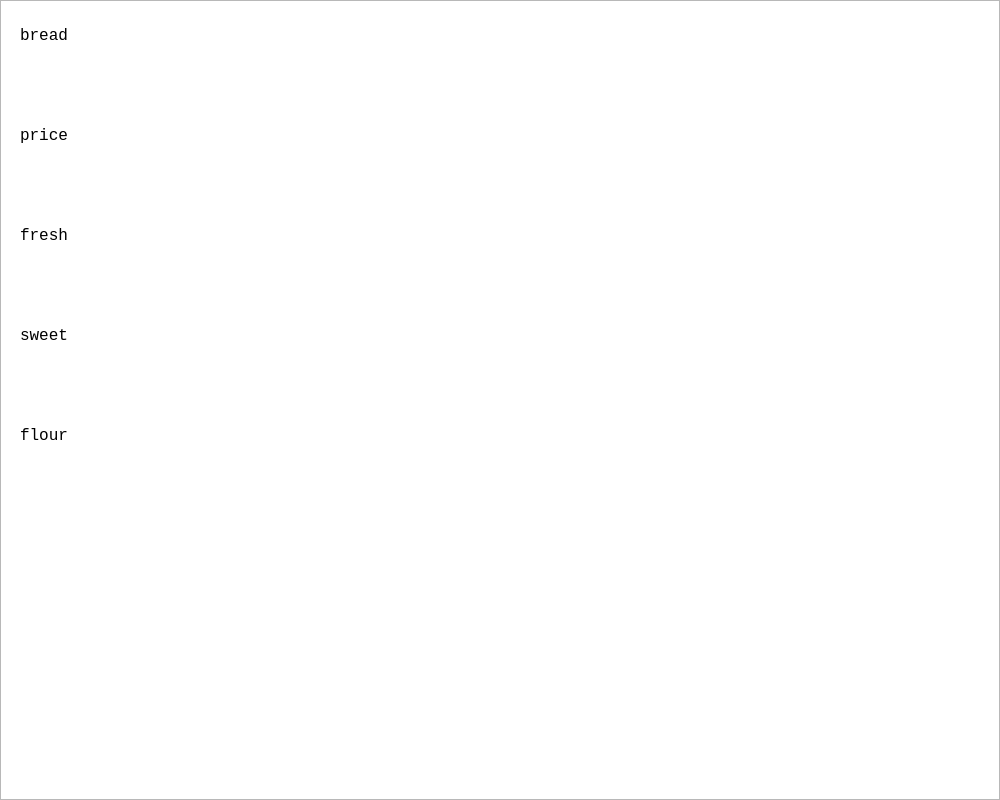
<?xml version="1.0" encoding="UTF-8"?>
<ui version="4.0">
 <class>MainWindow</class>
 <widget class="QMainWindow" name="MainWindow">
  <property name="geometry">
   <rect>
    <x>0</x>
    <y>0</y>
    <width>1000</width>
    <height>800</height>
   </rect>
  </property>
  <property name="windowTitle">
   <string>Llama learner</string>
  </property>
  <widget class="QWidget" name="centralwidget">
   <widget class="QGroupBox" name="word1">
    <property name="geometry">
     <rect>
      <x>0</x>
      <y>0</y>
      <width>390</width>
      <height>100</height>
     </rect>
    </property>
    <property name="styleSheet">
     <string notr="true">border:0;</string>
    </property>
    <property name="title">
     <string/>
    </property>
    <widget class="QLabel" name="word1label">
     <property name="geometry">
      <rect>
       <x>20</x>
       <y>20</y>
       <width>360</width>
       <height>30</height>
      </rect>
     </property>
     <property name="font">
      <font>
       <family>Consolas</family>
       <pointsize>12</pointsize>
      </font>
     </property>
     <property name="text">
      <string>bread</string>
     </property>
     <property name="alignment">
      <set>Qt::AlignLeading|Qt::AlignLeft|Qt::AlignVCenter</set>
     </property>
    </widget>
    <widget class="QLineEdit" name="word1textField">
     <property name="geometry">
      <rect>
       <x>20</x>
       <y>40</y>
       <width>340</width>
       <height>40</height>
      </rect>
     </property>
     <property name="font">
      <font>
       <family>Consolas</family>
       <pointsize>12</pointsize>
      </font>
     </property>
     <property name="styleSheet">
      <string notr="true">background-color: rgba(255, 255, 255, 0);</string>
     </property>
     <property name="frame">
      <bool>false</bool>
     </property>
    </widget>
   </widget>
   <widget class="QGroupBox" name="word2">
    <property name="geometry">
     <rect>
      <x>0</x>
      <y>100</y>
      <width>390</width>
      <height>100</height>
     </rect>
    </property>
    <property name="styleSheet">
     <string notr="true">border:0;</string>
    </property>
    <property name="title">
     <string/>
    </property>
    <widget class="QLabel" name="word2label">
     <property name="geometry">
      <rect>
       <x>20</x>
       <y>20</y>
       <width>360</width>
       <height>30</height>
      </rect>
     </property>
     <property name="font">
      <font>
       <family>Consolas</family>
       <pointsize>12</pointsize>
      </font>
     </property>
     <property name="text">
      <string>price</string>
     </property>
     <property name="alignment">
      <set>Qt::AlignLeading|Qt::AlignLeft|Qt::AlignVCenter</set>
     </property>
    </widget>
    <widget class="QLineEdit" name="word2textField">
     <property name="geometry">
      <rect>
       <x>20</x>
       <y>40</y>
       <width>340</width>
       <height>40</height>
      </rect>
     </property>
     <property name="font">
      <font>
       <family>Consolas</family>
       <pointsize>12</pointsize>
      </font>
     </property>
     <property name="styleSheet">
      <string notr="true">background-color: rgba(255, 255, 255, 0);</string>
     </property>
     <property name="frame">
      <bool>false</bool>
     </property>
    </widget>
   </widget>
   <widget class="QGroupBox" name="word3">
    <property name="geometry">
     <rect>
      <x>0</x>
      <y>200</y>
      <width>390</width>
      <height>100</height>
     </rect>
    </property>
    <property name="styleSheet">
     <string notr="true">border:0;</string>
    </property>
    <property name="title">
     <string/>
    </property>
    <widget class="QLabel" name="word3label">
     <property name="geometry">
      <rect>
       <x>20</x>
       <y>20</y>
       <width>360</width>
       <height>30</height>
      </rect>
     </property>
     <property name="font">
      <font>
       <family>Consolas</family>
       <pointsize>12</pointsize>
      </font>
     </property>
     <property name="text">
      <string>fresh</string>
     </property>
     <property name="alignment">
      <set>Qt::AlignLeading|Qt::AlignLeft|Qt::AlignVCenter</set>
     </property>
    </widget>
    <widget class="QLineEdit" name="word3textField">
     <property name="geometry">
      <rect>
       <x>20</x>
       <y>40</y>
       <width>340</width>
       <height>40</height>
      </rect>
     </property>
     <property name="font">
      <font>
       <family>Consolas</family>
       <pointsize>12</pointsize>
      </font>
     </property>
     <property name="styleSheet">
      <string notr="true">background-color: rgba(255, 255, 255, 0);</string>
     </property>
     <property name="frame">
      <bool>false</bool>
     </property>
    </widget>
   </widget>
   <widget class="QGroupBox" name="word4">
    <property name="geometry">
     <rect>
      <x>0</x>
      <y>300</y>
      <width>390</width>
      <height>100</height>
     </rect>
    </property>
    <property name="styleSheet">
     <string notr="true">border:0;</string>
    </property>
    <property name="title">
     <string/>
    </property>
    <property name="flat">
     <bool>false</bool>
    </property>
    <widget class="QLabel" name="word4label">
     <property name="geometry">
      <rect>
       <x>20</x>
       <y>20</y>
       <width>360</width>
       <height>30</height>
      </rect>
     </property>
     <property name="font">
      <font>
       <family>Consolas</family>
       <pointsize>12</pointsize>
      </font>
     </property>
     <property name="text">
      <string>sweet</string>
     </property>
     <property name="alignment">
      <set>Qt::AlignLeading|Qt::AlignLeft|Qt::AlignVCenter</set>
     </property>
    </widget>
    <widget class="QLineEdit" name="word4textField">
     <property name="geometry">
      <rect>
       <x>20</x>
       <y>40</y>
       <width>340</width>
       <height>40</height>
      </rect>
     </property>
     <property name="font">
      <font>
       <family>Consolas</family>
       <pointsize>12</pointsize>
      </font>
     </property>
     <property name="styleSheet">
      <string notr="true">background-color: rgba(255, 255, 255, 0);</string>
     </property>
     <property name="frame">
      <bool>false</bool>
     </property>
    </widget>
   </widget>
   <widget class="QGroupBox" name="word5">
    <property name="geometry">
     <rect>
      <x>0</x>
      <y>400</y>
      <width>390</width>
      <height>100</height>
     </rect>
    </property>
    <property name="styleSheet">
     <string notr="true">border:0;</string>
    </property>
    <property name="title">
     <string/>
    </property>
    <property name="flat">
     <bool>false</bool>
    </property>
    <widget class="QLabel" name="word5label">
     <property name="geometry">
      <rect>
       <x>20</x>
       <y>20</y>
       <width>360</width>
       <height>30</height>
      </rect>
     </property>
     <property name="font">
      <font>
       <family>Consolas</family>
       <pointsize>12</pointsize>
      </font>
     </property>
     <property name="text">
      <string>flour</string>
     </property>
     <property name="alignment">
      <set>Qt::AlignLeading|Qt::AlignLeft|Qt::AlignVCenter</set>
     </property>
    </widget>
    <widget class="QLineEdit" name="word5textField">
     <property name="geometry">
      <rect>
       <x>20</x>
       <y>40</y>
       <width>340</width>
       <height>40</height>
      </rect>
     </property>
     <property name="font">
      <font>
       <family>Consolas</family>
       <pointsize>12</pointsize>
      </font>
     </property>
     <property name="styleSheet">
      <string notr="true">background-color: rgba(255, 255, 255, 0);</string>
     </property>
     <property name="frame">
      <bool>false</bool>
     </property>
    </widget>
   </widget>
   <widget class="QLineEdit" name="userInput">
    <property name="geometry">
     <rect>
      <x>400</x>
      <y>700</y>
      <width>580</width>
      <height>80</height>
     </rect>
    </property>
    <property name="font">
     <font>
      <family>Consolas</family>
      <pointsize>12</pointsize>
     </font>
    </property>
    <property name="styleSheet">
     <string notr="true">background-color: rgba(255, 255, 255, 0);</string>
    </property>
    <property name="maxLength">
     <number>32768</number>
    </property>
    <property name="frame">
     <bool>false</bool>
    </property>
   </widget>
   <widget class="QTextEdit" name="background">
    <property name="geometry">
     <rect>
      <x>0</x>
      <y>0</y>
      <width>1000</width>
      <height>800</height>
     </rect>
    </property>
    <property name="focusPolicy">
     <enum>Qt::WheelFocus</enum>
    </property>
    <property name="autoFillBackground">
     <bool>true</bool>
    </property>
    <property name="styleSheet">
     <string notr="true">background-image: url(background.png);</string>
    </property>
    <property name="frameShadow">
     <enum>QFrame::Plain</enum>
    </property>
    <property name="lineWidth">
     <number>0</number>
    </property>
   </widget>
   <widget class="QTextEdit" name="outputText">
    <property name="geometry">
     <rect>
      <x>400</x>
      <y>20</y>
      <width>580</width>
      <height>660</height>
     </rect>
    </property>
    <property name="font">
     <font>
      <family>Consolas</family>
     </font>
    </property>
    <property name="focusPolicy">
     <enum>Qt::NoFocus</enum>
    </property>
    <property name="styleSheet">
     <string notr="true">background-color: rgba(255, 255, 255, 0);</string>
    </property>
    <property name="frameShape">
     <enum>QFrame::NoFrame</enum>
    </property>
    <property name="frameShadow">
     <enum>QFrame::Plain</enum>
    </property>
    <property name="lineWidth">
     <number>0</number>
    </property>
    <property name="horizontalScrollBarPolicy">
     <enum>Qt::ScrollBarAlwaysOff</enum>
    </property>
    <property name="sizeAdjustPolicy">
     <enum>QAbstractScrollArea::AdjustIgnored</enum>
    </property>
   </widget>
   <widget class="QPushButton" name="playSound">
    <property name="geometry">
     <rect>
      <x>940</x>
      <y>640</y>
      <width>40</width>
      <height>35</height>
     </rect>
    </property>
    <property name="styleSheet">
     <string notr="true">background-color: rgba(, 0, 0, 0);</string>
    </property>
    <property name="text">
     <string/>
    </property>
    <property name="flat">
     <bool>true</bool>
    </property>
   </widget>
   <zorder>background</zorder>
   <zorder>word1</zorder>
   <zorder>word2</zorder>
   <zorder>word3</zorder>
   <zorder>word4</zorder>
   <zorder>word5</zorder>
   <zorder>userInput</zorder>
   <zorder>outputText</zorder>
   <zorder>playSound</zorder>
  </widget>
 </widget>
 <resources/>
 <connections/>
</ui>
